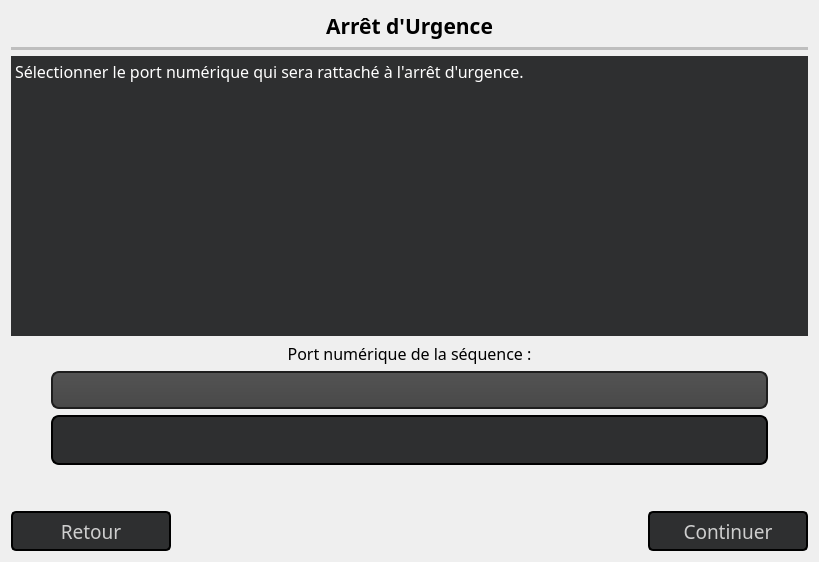
        <widget class="QWidget" name="pageArrUrg">
         <layout class="QGridLayout" name="gridLayout_21">
          <item row="0" column="0">
           <layout class="QVBoxLayout" name="verticalLayout_34">
            <item>
             <layout class="QVBoxLayout" name="verticalLayout_35">
              <item>
               <widget class="QLabel" name="labelConfigTitre_9">
                <property name="sizePolicy">
                 <sizepolicy hsizetype="Preferred" vsizetype="Maximum">
                  <horstretch>0</horstretch>
                  <verstretch>0</verstretch>
                 </sizepolicy>
                </property>
                <property name="font">
                 <font>
                  <family>Quicksand SemiBold</family>
                  <pointsize>16</pointsize>
                  <weight>75</weight>
                  <bold>true</bold>
                 </font>
                </property>
                <property name="styleSheet">
                 <string notr="true">QLabel#labelConfigTitre{
	color: rgb(255, 255, 255);
}</string>
                </property>
                <property name="text">
                 <string>Arrêt d'Urgence</string>
                </property>
                <property name="alignment">
                 <set>Qt::AlignCenter</set>
                </property>
                <property name="textInteractionFlags">
                 <set>Qt::NoTextInteraction</set>
                </property>
               </widget>
              </item>
              <item>
               <widget class="Line" name="line_9">
                <property name="enabled">
                 <bool>false</bool>
                </property>
                <property name="sizePolicy">
                 <sizepolicy hsizetype="Minimum" vsizetype="Maximum">
                  <horstretch>0</horstretch>
                  <verstretch>0</verstretch>
                 </sizepolicy>
                </property>
                <property name="minimumSize">
                 <size>
                  <width>0</width>
                  <height>0</height>
                 </size>
                </property>
                <property name="maximumSize">
                 <size>
                  <width>16777215</width>
                  <height>3</height>
                 </size>
                </property>
                <property name="autoFillBackground">
                 <bool>false</bool>
                </property>
                <property name="frameShadow">
                 <enum>QFrame::Plain</enum>
                </property>
                <property name="lineWidth">
                 <number>5</number>
                </property>
                <property name="orientation">
                 <enum>Qt::Horizontal</enum>
                </property>
               </widget>
              </item>
             </layout>
            </item>
            <item>
             <widget class="QTextEdit" name="tEInfoArrUrg">
              <property name="sizePolicy">
               <sizepolicy hsizetype="Expanding" vsizetype="Expanding">
                <horstretch>0</horstretch>
                <verstretch>0</verstretch>
               </sizepolicy>
              </property>
              <property name="minimumSize">
               <size>
                <width>797</width>
                <height>280</height>
               </size>
              </property>
              <property name="font">
               <font>
                <family>Quicksand Medium</family>
               </font>
              </property>
              <property name="styleSheet">
               <string notr="true">QTextEdit#tEInfoArrUrg{
	background-color: rgb(46, 47, 48);
	color: rgb(255, 255, 255);
}</string>
              </property>
              <property name="frameShape">
               <enum>QFrame::NoFrame</enum>
              </property>
              <property name="html">
               <string>&lt;!DOCTYPE HTML PUBLIC &quot;-//W3C//DTD HTML 4.0//EN&quot; &quot;http://www.w3.org/TR/REC-html40/strict.dtd&quot;&gt;
&lt;html&gt;&lt;head&gt;&lt;meta name=&quot;qrichtext&quot; content=&quot;1&quot; /&gt;&lt;style type=&quot;text/css&quot;&gt;
p, li { white-space: pre-wrap; }
&lt;/style&gt;&lt;/head&gt;&lt;body style=&quot; font-family:'Quicksand Medium'; font-size:7.8pt; font-weight:400; font-style:normal;&quot;&gt;
&lt;p style=&quot; margin-top:12px; margin-bottom:12px; margin-left:0px; margin-right:0px; -qt-block-indent:0; text-indent:0px;&quot;&gt;&lt;span style=&quot; font-size:12pt;&quot;&gt;Sélectionner le port numérique qui sera rattaché à l'arrêt d'urgence.&lt;/span&gt;&lt;/p&gt;&lt;/body&gt;&lt;/html&gt;</string>
              </property>
             </widget>
            </item>
            <item>
             <layout class="QHBoxLayout" name="horizontalLayout_23">
              <item>
               <spacer name="horizontalSpacer_32">
                <property name="orientation">
                 <enum>Qt::Horizontal</enum>
                </property>
                <property name="sizeType">
                 <enum>QSizePolicy::Minimum</enum>
                </property>
                <property name="sizeHint" stdset="0">
                 <size>
                  <width>40</width>
                  <height>20</height>
                 </size>
                </property>
               </spacer>
              </item>
              <item>
               <layout class="QVBoxLayout" name="verticalLayout_36">
                <item>
                 <widget class="QLabel" name="label_17">
                  <property name="font">
                   <font>
                    <family>Quicksand Medium</family>
                    <pointsize>12</pointsize>
                   </font>
                  </property>
                  <property name="text">
                   <string>Port numérique de la séquence :</string>
                  </property>
                  <property name="alignment">
                   <set>Qt::AlignCenter</set>
                  </property>
                 </widget>
                </item>
                <item>
                 <widget class="QComboBox" name="cBDILineArrUrg">
                  <property name="sizePolicy">
                   <sizepolicy hsizetype="Expanding" vsizetype="Fixed">
                    <horstretch>0</horstretch>
                    <verstretch>0</verstretch>
                   </sizepolicy>
                  </property>
                  <property name="minimumSize">
                   <size>
                    <width>0</width>
                    <height>38</height>
                   </size>
                  </property>
                  <property name="font">
                   <font>
                    <family>Quicksand SemiBold</family>
                    <pointsize>12</pointsize>
                    <weight>75</weight>
                    <bold>true</bold>
                   </font>
                  </property>
                  <property name="styleSheet">
                   <string notr="true">QComboBox#cBDILineArrUrg
{
	color: rgb(208, 208, 208);
    background-color: QLinearGradient( x1: 0, y1: 0, x2: 0, y2: 1, stop: 0 #565656, stop: 0.1 #525252, stop: 0.5 #4e4e4e, stop: 0.9 #4a4a4a, stop: 1 #464646);
    border: 2px solid #1e1e1e;
    border-radius: 8px;
    padding: 1px 0px 1px 10px;
}

QComboBox#cBDILineArrUrg:hover
{
    border: 2px solid black;
    color: white;
}

QComboBox#cBDILineArrUrg QAbstractItemView
{
	background-color: rgb(46, 47, 48);
	border: 2px solid black;
	selection-background-color: rgb(81, 81, 81);
	border-top: none;
}

QComboBox#cBDILineArrUrg::drop-down
{
     subcontrol-origin: padding;
     subcontrol-position: top right;
     width: 15px;
     color: white;
     border-left-color: darkgray;
     padding-left: 10px;
 }

</string>
                  </property>
                 </widget>
                </item>
                <item>
                 <widget class="QLineEdit" name="lEDILineArrUrg">
                  <property name="minimumSize">
                   <size>
                    <width>0</width>
                    <height>50</height>
                   </size>
                  </property>
                  <property name="font">
                   <font>
                    <family>Quicksand</family>
                    <pointsize>10</pointsize>
                    <weight>50</weight>
                    <bold>false</bold>
                   </font>
                  </property>
                  <property name="styleSheet">
                   <string notr="true">QLineEdit#lEDILineArrUrg{
	color: rgb(255, 255, 255);
	background-color: rgb(46, 47, 48);
	border: 2px solid black;
	border-radius: 8px;
	padding-left: 5px;
}</string>
                  </property>
                  <property name="text">
                   <string/>
                  </property>
                  <property name="readOnly">
                   <bool>false</bool>
                  </property>
                 </widget>
                </item>
               </layout>
              </item>
              <item>
               <spacer name="horizontalSpacer_33">
                <property name="orientation">
                 <enum>Qt::Horizontal</enum>
                </property>
                <property name="sizeType">
                 <enum>QSizePolicy::Minimum</enum>
                </property>
                <property name="sizeHint" stdset="0">
                 <size>
                  <width>40</width>
                  <height>20</height>
                 </size>
                </property>
               </spacer>
              </item>
             </layout>
            </item>
            <item>
             <spacer name="verticalSpacer_13">
              <property name="orientation">
               <enum>Qt::Vertical</enum>
              </property>
              <property name="sizeType">
               <enum>QSizePolicy::Expanding</enum>
              </property>
              <property name="sizeHint" stdset="0">
               <size>
                <width>20</width>
                <height>40</height>
               </size>
              </property>
             </spacer>
            </item>
            <item>
             <layout class="QHBoxLayout" name="horizontalLayout_24">
              <item>
               <widget class="QPushButton" name="pBRetour_5">
                <property name="enabled">
                 <bool>true</bool>
                </property>
                <property name="minimumSize">
                 <size>
                  <width>160</width>
                  <height>40</height>
                 </size>
                </property>
                <property name="maximumSize">
                 <size>
                  <width>160</width>
                  <height>40</height>
                 </size>
                </property>
                <property name="sizeIncrement">
                 <size>
                  <width>0</width>
                  <height>0</height>
                 </size>
                </property>
                <property name="font">
                 <font>
                  <family>Quicksand Medium</family>
                  <pointsize>14</pointsize>
                  <weight>50</weight>
                  <bold>false</bold>
                 </font>
                </property>
                <property name="styleSheet">
                 <string notr="true">QPushButton#pBRetour_5:hover{
	color: rgb(255, 255, 255);
	background-color: rgba(255, 0, 0, 70);
	border-color: rgb(98, 98, 98);
}

QPushButton#pBRetour_5{
	background-color: rgb(46, 47, 48);
	color: rgb(206, 206, 206);
	border: 2px solid black;
	border-radius: 5;
}</string>
                </property>
                <property name="text">
                 <string>Retour</string>
                </property>
               </widget>
              </item>
              <item>
               <spacer name="horizontalSpacer_34">
                <property name="orientation">
                 <enum>Qt::Horizontal</enum>
                </property>
                <property name="sizeHint" stdset="0">
                 <size>
                  <width>40</width>
                  <height>20</height>
                 </size>
                </property>
               </spacer>
              </item>
              <item>
               <widget class="QPushButton" name="pBContinuerConfig_6">
                <property name="enabled">
                 <bool>true</bool>
                </property>
                <property name="minimumSize">
                 <size>
                  <width>160</width>
                  <height>40</height>
                 </size>
                </property>
                <property name="maximumSize">
                 <size>
                  <width>220</width>
                  <height>40</height>
                 </size>
                </property>
                <property name="sizeIncrement">
                 <size>
                  <width>0</width>
                  <height>0</height>
                 </size>
                </property>
                <property name="font">
                 <font>
                  <family>Quicksand Medium</family>
                  <pointsize>14</pointsize>
                  <weight>50</weight>
                  <bold>false</bold>
                 </font>
                </property>
                <property name="styleSheet">
                 <string notr="true">QPushButton#pBContinuerConfig_6:hover{
	color: rgb(255, 255, 255);
	background-color: rgba(0, 170, 0, 60);
	border-color: rgb(98, 98, 98);
}

QPushButton#pBContinuerConfig_6{
	background-color: rgb(46, 47, 48);
	color: rgb(206, 206, 206);
	border: 2px solid black;
	border-radius: 5;
}</string>
                </property>
                <property name="text">
                 <string>Continuer</string>
                </property>
               </widget>
              </item>
             </layout>
            </item>
           </layout>
          </item>
         </layout>
        </widget>
